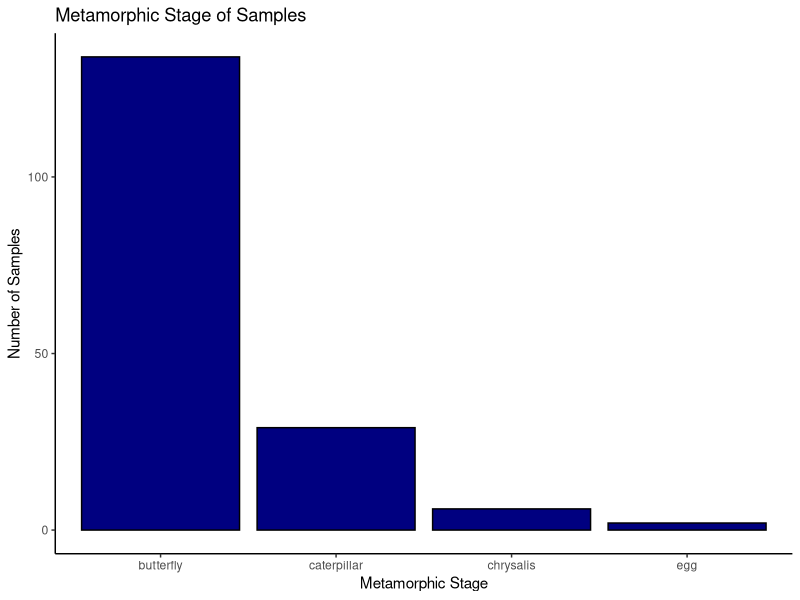
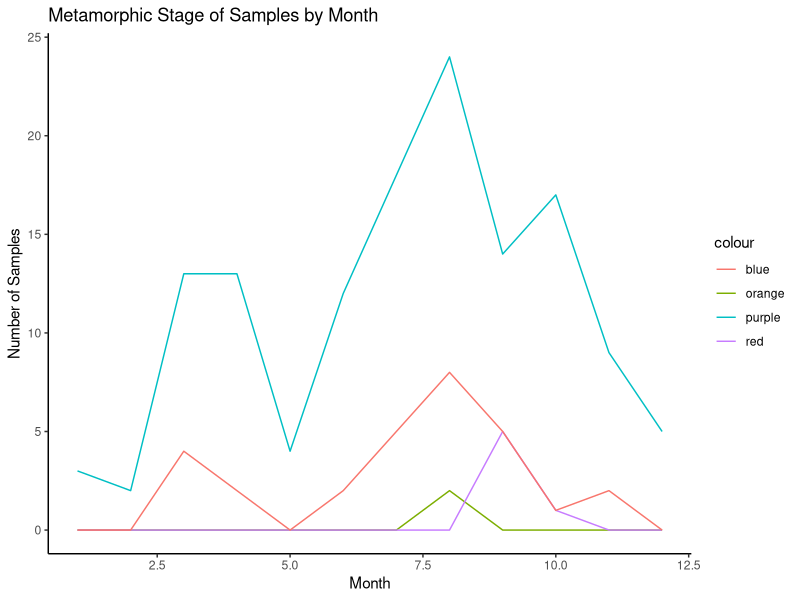

The R script that drew these images, in order:
#This R analysis is for genus Danaus (Tiger milkweed butterflies) from iNaturalist
#Kate Skocelas October 12, 2020

# 1. Read in raw data
setwd("~/Desktop/stats/Project1/IBIO830---Statistical-Project")
butterfly_raw <- read.csv("Danaus.csv", header = TRUE)#,row.names=1)

# 2. clean data for next task
butterfly_data <- butterfly_raw
butterfly_data <- butterfly_data[!is.na(butterfly_data$phyenotype..metamorphosis.stage.),]
butterfly_data <- butterfly_data[!is.na(butterfly_data$observed_on),]

# 3. Explore data with basic plots
library(dplyr)
library(ggplot2)

# Create bar plot of metamorphic stage
ggplot(butterfly_data, aes(x=phyenotype..metamorphosis.stage.))+
  geom_bar(col="Black", fill="Navy")+
  labs(x="Metamorphic Stage", y="Number of Samples", title="Metamorphic Stage of Samples")+
  theme_classic()

#TODO plot stage against date of observation
butterfly_data$month <- substr(butterfly_data$observed_on, 1,2)
for(i in 1:nrow(butterfly_data)) {
  month <- butterfly_data$month[i]
  last_letter <- substr(month, 2,2)
  if(last_letter == "/") {
    month <- substr(month, 1,1)
  }
  butterfly_data$month[i] <- month
}

#read in date info in format 'm/d/y'
#butterfly_data$date <- as.Date(butterfly_data$observed_on, "%m/%d/%y")

# make a 12 value vector for each life stage where each entry is the # of observations of that life stage in that month
egg <- integer(12)
chrysalis <- integer(12)
caterpillar <- integer(12)
butterfly <- integer(12)

phenotype <- butterfly_data$phyenotype..metamorphosis.stage.
for(r in 1:nrow(butterfly_data)) {
  phenotype <- butterfly_data[r, 15]
  month <- as.numeric(butterfly_data$month[r])
  if(phenotype == "egg") {
    egg[month] <- egg[month] + 1
  }
  else if(phenotype == "chrysalis"){
    chrysalis[month] <- chrysalis[month] + 1
  }
  else if(phenotype == "caterpillar"){
    caterpillar[month] <- caterpillar[month] + 1
  }
  else if(phenotype == "butterfly"){
    butterfly[month] <- butterfly[month] + 1
  }
  else {
    print("Error: No phenotype match!")
  }
}

# make a blank plot, then add the 4 lines (1 for each life stage)
months <- c(1,2,3,4,5,6,7,8,9,10,11,12)
df <- data.frame(months, egg, chrysalis, caterpillar, butterfly)

ggplot(df, aes(months))+
  geom_line(aes(y=egg, color="orange"))+
  geom_line(aes(y=chrysalis, color="red"))+
  geom_line(aes(y=caterpillar, color="blue"))+
  geom_line(aes(y=butterfly, color="purple"))+
  labs(x="Month", y="Number of Samples", title="Metamorphic Stage of Samples by Month")+
  theme_classic()
